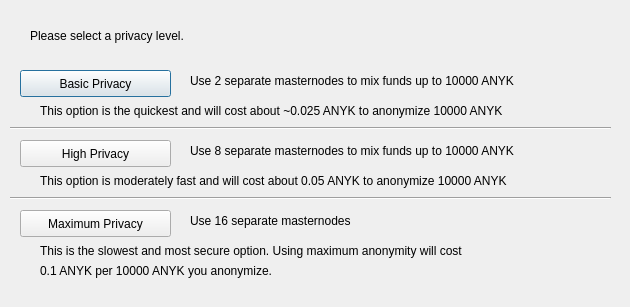
<?xml version="1.0" encoding="UTF-8"?>
<ui version="4.0">
 <class>ObfuscationConfig</class>
 <widget class="QDialog" name="ObfuscationConfig">
  <property name="geometry">
   <rect>
    <x>0</x>
    <y>0</y>
    <width>630</width>
    <height>307</height>
   </rect>
  </property>
  <property name="windowTitle">
   <string>Configure Obfuscation</string>
  </property>
  <widget class="QPushButton" name="buttonBasic">
   <property name="geometry">
    <rect>
     <x>20</x>
     <y>70</y>
     <width>151</width>
     <height>27</height>
    </rect>
   </property>
   <property name="text">
    <string>Basic Privacy</string>
   </property>
  </widget>
  <widget class="QPushButton" name="buttonHigh">
   <property name="geometry">
    <rect>
     <x>20</x>
     <y>140</y>
     <width>151</width>
     <height>27</height>
    </rect>
   </property>
   <property name="text">
    <string>High Privacy</string>
   </property>
  </widget>
  <widget class="QPushButton" name="buttonMax">
   <property name="geometry">
    <rect>
     <x>20</x>
     <y>210</y>
     <width>151</width>
     <height>27</height>
    </rect>
   </property>
   <property name="text">
    <string>Maximum Privacy</string>
   </property>
  </widget>
  <widget class="QLabel" name="label">
   <property name="geometry">
    <rect>
     <x>30</x>
     <y>20</y>
     <width>571</width>
     <height>31</height>
    </rect>
   </property>
   <property name="text">
    <string>Please select a privacy level.</string>
   </property>
  </widget>
  <widget class="QLabel" name="label_2">
   <property name="geometry">
    <rect>
     <x>190</x>
     <y>70</y>
     <width>421</width>
     <height>21</height>
    </rect>
   </property>
   <property name="text">
    <string>Use 2 separate masternodes to mix funds up to 10000 ANYK</string>
   </property>
  </widget>
  <widget class="QLabel" name="label_3">
   <property name="geometry">
    <rect>
     <x>190</x>
     <y>140</y>
     <width>411</width>
     <height>21</height>
    </rect>
   </property>
   <property name="text">
    <string>Use 8 separate masternodes to mix funds up to 10000 ANYK</string>
   </property>
  </widget>
  <widget class="QLabel" name="label_4">
   <property name="geometry">
    <rect>
     <x>190</x>
     <y>210</y>
     <width>421</width>
     <height>21</height>
    </rect>
   </property>
   <property name="text">
    <string>Use 16 separate masternodes</string>
   </property>
  </widget>
  <widget class="QLabel" name="label_6">
   <property name="geometry">
    <rect>
     <x>40</x>
     <y>100</y>
     <width>561</width>
     <height>21</height>
    </rect>
   </property>
   <property name="text">
    <string>This option is the quickest and will cost about ~0.025 ANYK to anonymize 10000 ANYK</string>
   </property>
  </widget>
  <widget class="QLabel" name="label_7">
   <property name="geometry">
    <rect>
     <x>40</x>
     <y>170</y>
     <width>561</width>
     <height>21</height>
    </rect>
   </property>
   <property name="text">
    <string>This option is moderately fast and will cost about 0.05 ANYK to anonymize 10000 ANYK</string>
   </property>
  </widget>
  <widget class="QLabel" name="label_8">
   <property name="geometry">
    <rect>
     <x>40</x>
     <y>240</y>
     <width>561</width>
     <height>21</height>
    </rect>
   </property>
   <property name="text">
    <string>This is the slowest and most secure option. Using maximum anonymity will cost</string>
   </property>
  </widget>
  <widget class="QLabel" name="label_9">
   <property name="geometry">
    <rect>
     <x>40</x>
     <y>260</y>
     <width>561</width>
     <height>21</height>
    </rect>
   </property>
   <property name="text">
    <string>0.1 ANYK per 10000 ANYK you anonymize.</string>
   </property>
  </widget>
  <widget class="Line" name="line">
   <property name="geometry">
    <rect>
     <x>10</x>
     <y>120</y>
     <width>601</width>
     <height>16</height>
    </rect>
   </property>
   <property name="orientation">
    <enum>Qt::Horizontal</enum>
   </property>
  </widget>
  <widget class="Line" name="line_2">
   <property name="geometry">
    <rect>
     <x>10</x>
     <y>190</y>
     <width>601</width>
     <height>16</height>
    </rect>
   </property>
   <property name="orientation">
    <enum>Qt::Horizontal</enum>
   </property>
  </widget>
 </widget>
 <resources/>
 <connections/>
</ui>
